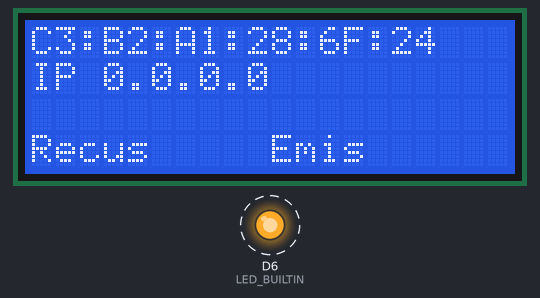
This sketch was run on a simulated Arduino MKR. On the bench: 20×4 character LCD, output pins drawn as LEDs (lit = HIGH). Dashed ring = blinking.

Above: at 0.1 s.
Timing chart, 0 to 130.0 s (numbered marks = the images above):
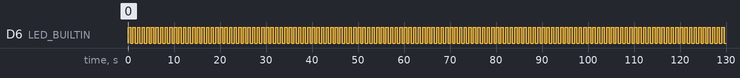

The sketch:

wifi-ap-sans-securite-reception-emission.ino
```cpp
#include <SPI.h>
#include <WiFi101.h> // Utiliser obligatoirement Wifi101, ne pas utiliserr Wifi
#include <LiquidCrystal.h>
#include "tp_sysit_feather.h" // Placer après les #include <...>

//——————————————————————————————————————————————————————————————————————————————————————————————————————————————————————

LiquidCrystal lcd (18, 17, 16, 15, 14, 19) ;

//——————————————————————————————————————————————————————————————————————————————————————————————————————————————————————

unsigned tick = 0 ; // Utilisé pour faire clignoter la led

//——————————————————————————————————————————————————————————————————————————————————————————————————————————————————————

const char SSID_RESEAU [] = "yourNetwork"; //  C'est le nom du réseau
const byte CANAL_WIFI = 1 ; // Entre 1 et 12
WiFiServer gServeur (16009) ;

//——————————————————————————————————————————————————————————————————————————————————————————————————————————————————————

void setup() {
  pinMode (LED_BUILTIN, OUTPUT) ;
  lcd.begin (20, 4) ;
  bool ok = true ;
//--- Configurer les broches pour la carte Adafruit ATWINC1500 Feather
  WiFi.setPins (8, 7, 4, 2) ;
//--- Vérifier la présence du shield Wifi
  int etatWifi = WiFi.status () ;
  if (etatWifi == WL_NO_SHIELD) {
    lcd.print ("Pas de shield Wifi");
    ok = false ;
  }
//--- Création du point d'accès
  if (ok) {
    etatWifi = WiFi.beginAP (SSID_RESEAU, CANAL_WIFI) ;
    ok = etatWifi == WL_AP_LISTENING ;
    if (! ok) {
      lcd.print ("Echec creation");
    }
  }
//--- Démarrer le serveur
  if (ok) {
    gServeur.begin() ;
  }
//--- Afficher les caractéristiques
  if (ok) {
    byte adresseMAC [6] ; WiFi.macAddress (adresseMAC) ;
    for (int i=5 ; i>=0 ; i--) {
      if (i < 5) {
        lcd.print (":") ;
      }
      lcd.print (adresseMAC [i], HEX) ;
    }
    lcd.setCursor (0, 1) ;
    lcd.print ("IP ");
    lcd.print (IPAddress (WiFi.localIP())) ;
    lcd.setCursor (0, 2) ;
    lcd.setCursor (0, 3) ;
    lcd.print ("Recus");
    lcd.setCursor (10, 3) ;
    lcd.print ("Emis");
  }
//--- Ainsi, la led s'allume aussitôt
  tick = millis () ;
}

//——————————————————————————————————————————————————————————————————————————————————————————————————————————————————————

unsigned gNombreOctetsRecus = 0 ;
unsigned gNombreOctetsEmis = 0 ;
WiFiClient gClient ;
bool gClientConnecte = false ;

//——————————————————————————————————————————————————————————————————————————————————————————————————————————————————————

void loop() {
//--- Faire clignoter la led
  if (tick <= millis ()) {
    tick += 500 ;
    digitalWrite (LED_BUILTIN, ! digitalRead (LED_BUILTIN)) ;
  }
//--- Gestion du serveur
  if (gClient.connected ()) { // Un client est connecté ?
    if (gClient.available() > 0) { // Des données en provenance du client ?
      const byte donneeRecue = gClient.read () ;
      gNombreOctetsRecus += 1 ;
      lcd.setCursor (6, 3) ;
      lcd.print (gNombreOctetsRecus);
     // Si la donnée est paire, on la renvoie
      if ((donneeRecue & 1) == 0) {
        gClient.write (donneeRecue) ;
        gNombreOctetsEmis += 1 ;
        lcd.setCursor (15, 3) ;
        lcd.print (gNombreOctetsEmis);
      }
    }
  }else{ // Aucun client connecté
    if (gClientConnecte) { // Le client vient de se déconnecter
      gClientConnecte = false ;
      lcd.setCursor (0, 2) ;
      lcd.print ("      ");
    }
    gClient = gServeur.available () ; // Nouveau client connecté ayant envoyé des données ?
    if (gClient.connected ()) {
      gClientConnecte = true ;
      lcd.setCursor (0, 2) ;
      lcd.print ("Client");
    }
  }
}

//——————————————————————————————————————————————————————————————————————————————————————————————————————————————————————
```

tp_sysit_feather.h
```cpp
#pragma once

#include <Arduino.h>

#ifndef ARDUINO_SAMD_FEATHER_M0
  #error "Ce croquis doit être compilé pour le type de carte 'Adafruit Feather M0'"
#endif

#pragma GCC diagnostic error "-Wsign-conversion"
#pragma GCC diagnostic error "-Wsign-compare"
#pragma GCC diagnostic error "-Wunused-value"
#pragma GCC diagnostic error "-Wunused-parameter"
#pragma GCC diagnostic error "-Wmissing-prototypes"
#pragma GCC diagnostic error "-Wparentheses"
#pragma GCC diagnostic error "-Wall"
#pragma GCC diagnostic error "-Wpointer-arith"
#pragma GCC diagnostic error "-Wundef"
```

Measured:
- by itself, D6 (LED_BUILTIN): alternates HIGH for 0.50 s and LOW for 0.50 s
